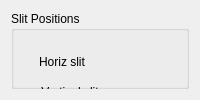
    <widget class="QWidget" name="tab_22">
     <attribute name="title">
      <string>Slits</string>
     </attribute>
     <layout class="QHBoxLayout" name="horizontalLayout_12">
      <item>
       <widget class="QGroupBox" name="groupBox_15">
        <property name="title">
         <string>Slit Positions</string>
        </property>
        <widget class="QLabel" name="label_170">
         <property name="geometry">
          <rect>
           <x>20</x>
           <y>132</y>
           <width>125</width>
           <height>18</height>
          </rect>
         </property>
         <property name="text">
          <string>&lt;html&gt;&lt;head/&gt;&lt;body&gt;&lt;p&gt;Vertical guard slit&lt;/p&gt;&lt;/body&gt;&lt;/html&gt;</string>
         </property>
         <property name="alignment">
          <set>Qt::AlignCenter</set>
         </property>
        </widget>
        <widget class="QLabel" name="label_168">
         <property name="geometry">
          <rect>
           <x>20</x>
           <y>72</y>
           <width>78</width>
           <height>18</height>
          </rect>
         </property>
         <property name="text">
          <string>&lt;html&gt;&lt;head/&gt;&lt;body&gt;&lt;p&gt;Vertical slit&lt;/p&gt;&lt;/body&gt;&lt;/html&gt;</string>
         </property>
         <property name="alignment">
          <set>Qt::AlignCenter</set>
         </property>
        </widget>
        <widget class="caTextEntry" name="catextentry_174">
         <property name="geometry">
          <rect>
           <x>450</x>
           <y>100</y>
           <width>150</width>
           <height>25</height>
          </rect>
         </property>
         <property name="channel" stdset="0">
          <string notr="true">9idcLAX:USAXS_Pin:USAXS_hgslit_ap</string>
         </property>
         <property name="background">
          <color>
           <red>115</red>
           <green>215</green>
           <blue>253</blue>
          </color>
         </property>
         <property name="colorMode">
          <enum>caLineEdit::Static</enum>
         </property>
        </widget>
        <widget class="caTextEntry" name="catextentry_180">
         <property name="geometry">
          <rect>
           <x>180</x>
           <y>100</y>
           <width>150</width>
           <height>25</height>
          </rect>
         </property>
         <property name="channel" stdset="0">
          <string notr="true">9idcLAX:USAXS_Pin:Pin_hgslit_ap</string>
         </property>
         <property name="background">
          <color>
           <red>115</red>
           <green>215</green>
           <blue>253</blue>
          </color>
         </property>
         <property name="colorMode">
          <enum>caLineEdit::Static</enum>
         </property>
        </widget>
        <widget class="QLabel" name="label_173">
         <property name="geometry">
          <rect>
           <x>228</x>
           <y>20</y>
           <width>87</width>
           <height>18</height>
          </rect>
         </property>
         <property name="text">
          <string>&lt;html&gt;&lt;head/&gt;&lt;body&gt;&lt;p&gt;SAXS/WAXS&lt;/p&gt;&lt;/body&gt;&lt;/html&gt;</string>
         </property>
         <property name="alignment">
          <set>Qt::AlignCenter</set>
         </property>
        </widget>
        <widget class="caTextEntry" name="catextentry_175">
         <property name="geometry">
          <rect>
           <x>450</x>
           <y>130</y>
           <width>150</width>
           <height>25</height>
          </rect>
         </property>
         <property name="channel" stdset="0">
          <string notr="true">9idcLAX:USAXS_Pin:USAXS_vgslit_ap</string>
         </property>
         <property name="background">
          <color>
           <red>115</red>
           <green>215</green>
           <blue>253</blue>
          </color>
         </property>
         <property name="colorMode">
          <enum>caLineEdit::Static</enum>
         </property>
        </widget>
        <widget class="caTextEntry" name="catextentry_179">
         <property name="geometry">
          <rect>
           <x>450</x>
           <y>40</y>
           <width>150</width>
           <height>25</height>
          </rect>
         </property>
         <property name="channel" stdset="0">
          <string notr="true">9idcLAX:USAXS_Pin:USAXS_hslit_ap</string>
         </property>
         <property name="background">
          <color>
           <red>115</red>
           <green>215</green>
           <blue>253</blue>
          </color>
         </property>
         <property name="colorMode">
          <enum>caLineEdit::Static</enum>
         </property>
        </widget>
        <widget class="QLabel" name="label_169">
         <property name="geometry">
          <rect>
           <x>510</x>
           <y>20</y>
           <width>50</width>
           <height>18</height>
          </rect>
         </property>
         <property name="text">
          <string>&lt;html&gt;&lt;head/&gt;&lt;body&gt;&lt;p&gt;USAXS&lt;/p&gt;&lt;/body&gt;&lt;/html&gt;</string>
         </property>
         <property name="alignment">
          <set>Qt::AlignCenter</set>
         </property>
        </widget>
        <widget class="caTextEntry" name="catextentry_178">
         <property name="geometry">
          <rect>
           <x>180</x>
           <y>130</y>
           <width>150</width>
           <height>25</height>
          </rect>
         </property>
         <property name="channel" stdset="0">
          <string notr="true">9idcLAX:USAXS_Pin:Pin_vgslit_ap</string>
         </property>
         <property name="background">
          <color>
           <red>115</red>
           <green>215</green>
           <blue>253</blue>
          </color>
         </property>
         <property name="colorMode">
          <enum>caLineEdit::Static</enum>
         </property>
        </widget>
        <widget class="QLabel" name="label_171">
         <property name="geometry">
          <rect>
           <x>20</x>
           <y>42</y>
           <width>62</width>
           <height>18</height>
          </rect>
         </property>
         <property name="text">
          <string>&lt;html&gt;&lt;head/&gt;&lt;body&gt;&lt;p&gt;Horiz slit&lt;/p&gt;&lt;/body&gt;&lt;/html&gt;</string>
         </property>
         <property name="alignment">
          <set>Qt::AlignCenter</set>
         </property>
        </widget>
        <widget class="caTextEntry" name="catextentry_176">
         <property name="geometry">
          <rect>
           <x>180</x>
           <y>40</y>
           <width>150</width>
           <height>25</height>
          </rect>
         </property>
         <property name="channel" stdset="0">
          <string notr="true">9idcLAX:USAXS_Pin:Pin_hslit_ap</string>
         </property>
         <property name="background">
          <color>
           <red>115</red>
           <green>215</green>
           <blue>253</blue>
          </color>
         </property>
         <property name="colorMode">
          <enum>caLineEdit::Static</enum>
         </property>
        </widget>
        <widget class="caTextEntry" name="catextentry_177">
         <property name="geometry">
          <rect>
           <x>180</x>
           <y>70</y>
           <width>150</width>
           <height>25</height>
          </rect>
         </property>
         <property name="channel" stdset="0">
          <string notr="true">9idcLAX:USAXS_Pin:Pin_vslit_ap</string>
         </property>
         <property name="background">
          <color>
           <red>115</red>
           <green>215</green>
           <blue>253</blue>
          </color>
         </property>
         <property name="colorMode">
          <enum>caLineEdit::Static</enum>
         </property>
        </widget>
        <widget class="caTextEntry" name="catextentry_181">
         <property name="geometry">
          <rect>
           <x>450</x>
           <y>70</y>
           <width>150</width>
           <height>25</height>
          </rect>
         </property>
         <property name="channel" stdset="0">
          <string notr="true">9idcLAX:USAXS_Pin:USAXS_vslit_ap</string>
         </property>
         <property name="background">
          <color>
           <red>115</red>
           <green>215</green>
           <blue>253</blue>
          </color>
         </property>
         <property name="colorMode">
          <enum>caLineEdit::Static</enum>
         </property>
        </widget>
        <widget class="QLabel" name="label_172">
         <property name="geometry">
          <rect>
           <x>20</x>
           <y>102</y>
           <width>109</width>
           <height>18</height>
          </rect>
         </property>
         <property name="text">
          <string>&lt;html&gt;&lt;head/&gt;&lt;body&gt;&lt;p&gt;Horiz guard slit&lt;/p&gt;&lt;/body&gt;&lt;/html&gt;</string>
         </property>
         <property name="alignment">
          <set>Qt::AlignCenter</set>
         </property>
        </widget>
       </widget>
      </item>
     </layout>
    </widget>
